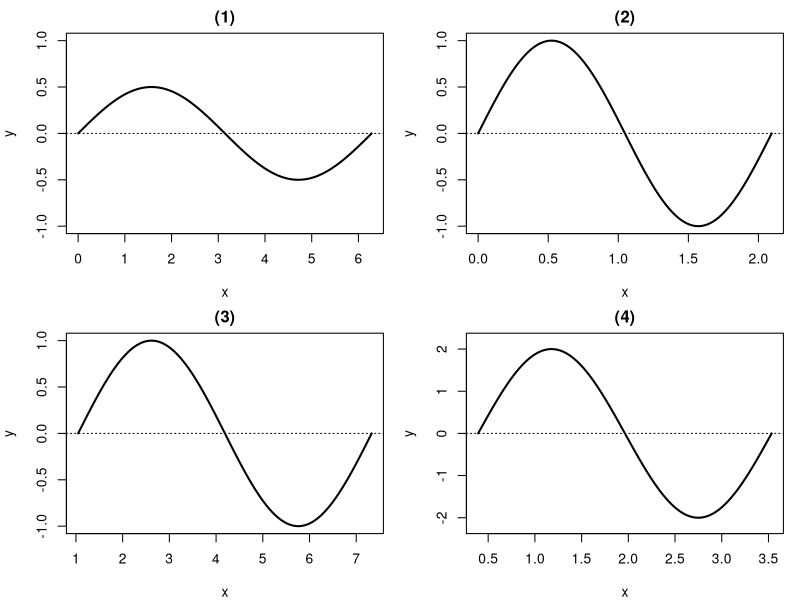
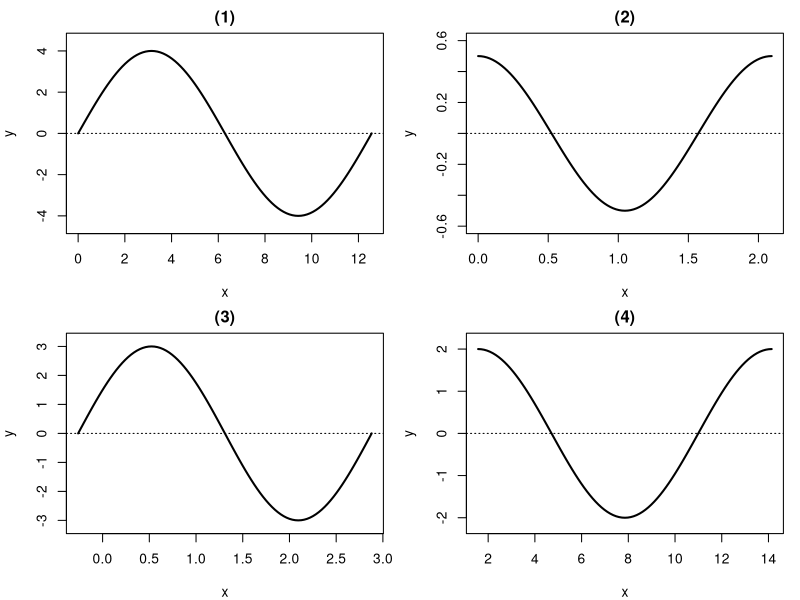
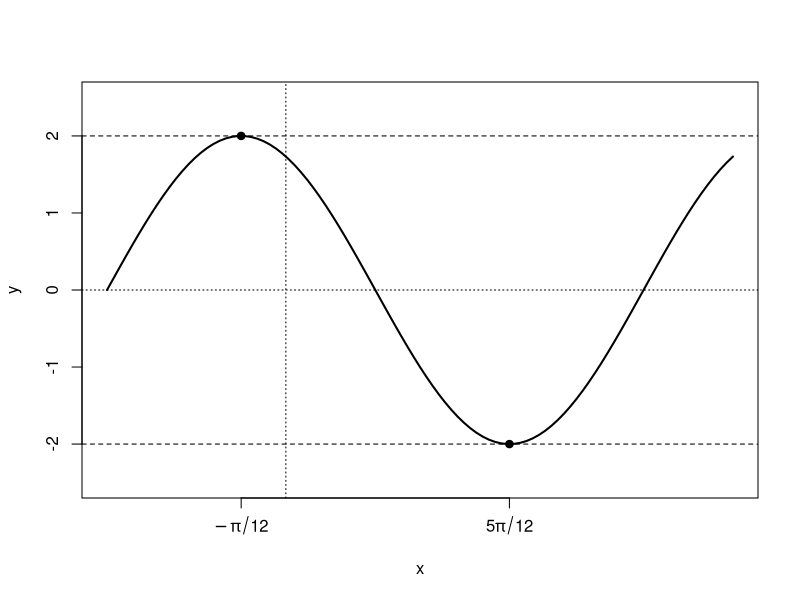

Recreate these plots in R, in order.
setwd("C:/Users/18904/Github/senior-mathematics/codes")
if(!dir.exists("../figures"))dir.create("../figures")
# week23: y=A sin(wx+phi) transformations (23-1..23-3)
draw1=function(){
  par(mfrow=c(2,2),mar=c(4,4,2,1))
  curve(0.5*sin(x),0,2*pi,lwd=2,xlab="x",ylab="y",main="(1)",ylim=c(-1,1))
  abline(h=0,lty=3)
  curve(sin(3*x),0,2*pi/3,lwd=2,xlab="x",ylab="y",main="(2)",ylim=c(-1,1))
  abline(h=0,lty=3)
  curve(sin(x-pi/3),pi/3,pi/3+2*pi,lwd=2,xlab="x",ylab="y",main="(3)",ylim=c(-1,1))
  abline(h=0,lty=3)
  curve(2*sin(2*x-pi/4),pi/8,pi/8+pi,lwd=2,xlab="x",ylab="y",main="(4)",ylim=c(-2.2,2.2))
  abline(h=0,lty=3)
}
pdf("../figures/week23-1.pdf",width=8,height=8);draw1();dev.off()
svglite::svglite("../figures/week23-1.svg",width=8,height=8);draw1();dev.off()
draw2=function(){
  par(mfrow=c(2,2),mar=c(4,4,2,1))
  curve(4*sin(x/2),0,4*pi,lwd=2,xlab="x",ylab="y",main="(1)",ylim=c(-4.5,4.5))
  abline(h=0,lty=3)
  curve(0.5*cos(3*x),0,2*pi/3,lwd=2,xlab="x",ylab="y",main="(2)",ylim=c(-0.6,0.6))
  abline(h=0,lty=3)
  curve(3*sin(2*x+pi/6),-pi/12,-pi/12+pi,lwd=2,xlab="x",ylab="y",main="(3)",ylim=c(-3.2,3.2))
  abline(h=0,lty=3)
  curve(2*cos(x/2-pi/4),pi/2,pi/2+4*pi,lwd=2,xlab="x",ylab="y",main="(4)",ylim=c(-2.2,2.2))
  abline(h=0,lty=3)
}
pdf("../figures/week23-2.pdf",width=8,height=4);draw2();dev.off()
svglite::svglite("../figures/week23-2.svg",width=8,height=4);draw2();dev.off()
draw3=function(){
  f=function(x)2*sin(2*x+2*pi/3)
  curve(f,-pi/3,5*pi/6,lwd=2,xlab="x",ylab="y",ylim=c(-2.5,2.5),xaxt="n")
  abline(h=0,v=0,lty=3)
  abline(h=2,lty=2);abline(h=-2,lty=2)
  points(-pi/12,2,pch=19);points(5*pi/12,-2,pch=19)
  axis(1,at=c(-pi/12,5*pi/12),labels=expression(-pi/12,5*pi/12))
}
pdf("../figures/week23-3.pdf",width=4,height=4);draw3();dev.off()
svglite::svglite("../figures/week23-3.svg",width=4,height=4);draw3();dev.off()
